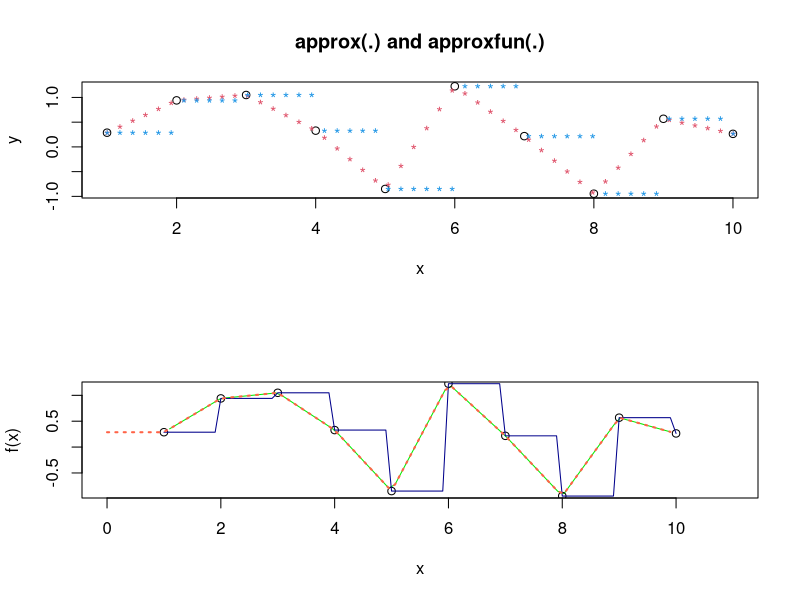

R code for this plot:
## ---- chunk 1
knitr::opts_chunk$set(echo = TRUE)
## ---- chunk 2
library(tidyverse)
## ---- chunk 3
power1 <- function(exp) {
  function(x) {
    x ^ exp
  }
}

square <- power1(2)
cube <- power1(3)
## ---- chunk 4
library(rlang)
library(ggplot2)
library(scales)
## ---- chunk 5
square

cube
## ---- chunk 6
env_print(square)

env_print(cube)
## ---- chunk 7
fn_env(square)$exp

fn_env(cube)$exp
## ---- chunk 8
square(10)
## ---- chunk 9
x <- 2
square <- power1(x)
x <- 3
## ---- chunk 10
square(2)
## ---- chunk 11
power2 <- function(exp) {
  force(exp)
  function(x) {
    x ^ exp
  }
}

x <- 2
square <- power2(x)
x <- 3
square(2)
## ---- chunk 12
new_counter <- function() {
  i <- 0
  
  function() {
    i <<- i + 1
    i
  }
}

counter_one <- new_counter()
counter_two <- new_counter()
## ---- chunk 13
counter_one()

counter_one()

counter_two()

counter_one()

counter_two()
## ---- chunk 14
f1 <- function(n) {
  x <- runif(n)
  m <- mean(x)
  function() m
}

g1 <- f1(1e6)
lobstr::obj_size(g1)
#> 8,013,104 B

f2 <- function(n) {
  x <- runif(n)
  m <- mean(x)
  rm(x)
  function() m
}

g2 <- f2(1e6)
lobstr::obj_size(g2)
## ---- chunk 15
force
## ---- chunk 16
timeser <- function(multiplier){
  function(x) x * multiplier
}
x <- 2
doubler <- timeser(x)
# Function called before x changed
doubler(2)
x <- 3
doubler(2)

x <- 2
doubler <- timeser(x)
# Function not called before x changed
x <- 3
doubler(2)

# Forced operation
timeser2 <- function(multiplier){
  force(multiplier)
  function(x) x * multiplier
}
x <- 2
doubler <- timeser2(x)
# Function not called before x changed
x <- 3
doubler(2)
## ---- chunk 17
x <- 1:10
y <- rnorm(10)
par(mfrow = c(2,1))
plot(x, y, main = "approx(.) and approxfun(.)")
points(approx(x, y), col = 2, pch = "*")
points(approx(x, y, method = "constant"), col = 4, pch = "*")

f <- approxfun(x, y)
curve(f(x), 0, 11, col = "green2")
points(x, y)
is.function(fc <- approxfun(x, y, method = "const")) # TRUE
curve(fc(x), 0, 10, col = "darkblue", add = TRUE)
## different extrapolation on left and right side :
plot(approxfun(x, y, rule = 2:1), 0, 11,
     col = "tomato", add = TRUE, lty = 3, lwd = 2)
## ---- chunk 18
x <- rnorm(12)
Fn <- ecdf(x)
Fn     # a *function*
Fn(x)  # returns the percentiles for x
tt <- seq(-2, 2, by = 0.1)
12 * Fn(tt) # Fn is a 'simple' function {with values k/12}
summary(Fn)
##--> see below for graphics
knots(Fn)  # the unique data values {12 of them if there were no ties}

y <- round(rnorm(12), 1); y[3] <- y[1]
Fn12 <- ecdf(y)
Fn12
knots(Fn12) # unique values (always less than 12!)
summary(Fn12)
summary.stepfun(Fn12)
## ---- chunk 19
pick <- function(index){
  function(x) x[index]
}

a <- 1:10
b <- LETTERS[1:10]
pick_2s <- pick(c(2,4,8))
pick_2s(a)
pick_2s(b)
## ---- chunk 20
moment <- function(index){
  function(x){
    sum((x - mean(x)) ^ index) / length(x)
  }
}
m1 <- moment(1)
m2 <- moment(2)

x <- runif(100)
stopifnot(all.equal(m1(x), 0))
stopifnot(all.equal(m2(x), var(x) * 99 / 100))
## ---- chunk 21
i <- 0
new_counter2 <- function() {
  i <<- i + 1
  i
}

new_counter2()
new_counter2()
i
i <- 9
new_counter2()
i
